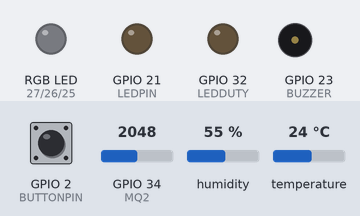
Recording of a sketch running on a simulated ESP32. On the bench: an RGB LED mixed from three pins (HIGH = lit), output pins drawn as LEDs (lit = HIGH), buzzer (waves = sounding, pin HIGH). The inputs (shaded band) are chosen by the test bench; at power-on: GPIO 2 (BUTTONPIN) LOW, GPIO 34 (MQ2) = 2048, humidity 55 %, temperature 24 °C. WiFi joins after 1.5 s; servers stay silent unless stated; no MQTT or app messages arrive unless stated; what the sketch prints to the serial monitor is not drawn.

Above: at 2.7 s.
2.8 s: GPIO 2 (BUTTONPIN) pulled HIGH for 0.15 s
At 3.3 s:
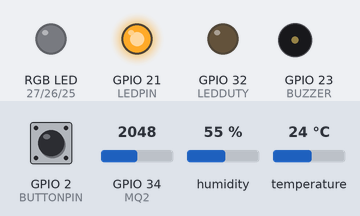
11.5 s: GPIO 2 (BUTTONPIN) pulled HIGH for 1 s
At 12.3 s:
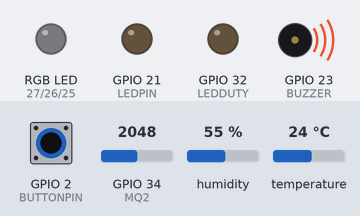
17.0 s: GPIO 2 (BUTTONPIN) pulled HIGH for 3.2 s
At 17.7 s:
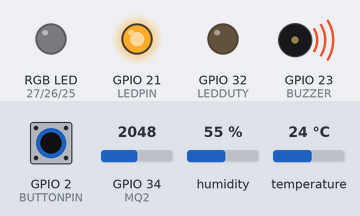
Timing chart, 0 to 20.0 s (numbered marks = the images above; inputs shaded):
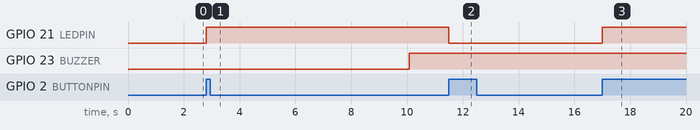

Measured:
- after the input at 2.8 s, GPIO 21 (LEDPIN): LOW → HIGH at once
- after the input at 11.5 s, GPIO 21 (LEDPIN): HIGH → LOW at once
- after the input at 17.0 s, GPIO 21 (LEDPIN): LOW → HIGH at once

The sketch:

IoT_Project20212_full.ino
```cpp
#include <ArduinoJson.h>
#include <WiFi.h>
#include <PubSubClient.h>
#include "DHT.h"

// Pins of devices
#define MQ2         34
#define DHTPIN      5
#define BUZZER      23
#define LEDR        27
#define LEDG        26
#define LEDB        25
#define BUTTONPIN   2
#define LEDPIN      21
#define LEDDUTY     32

// RGB channels
#define R_CHANNEL   0
#define G_CHANNEL   1
#define B_CHANNEL   2

// Light intensity channel
#define LED_CHANNEL 3

// DHT type
#define DHTTYPE     DHT11

// ID of devices
#define TEMP_ID     "62cf9d5113ae1b0adf7d315c"
#define LIGHT_ID    "62d7cf1c183313692da06c11"
#define HUMID_ID    "62bd09aa3e5f8e5cc2c584af"
#define GAS_ID      "62c5b71e8b3f52c4d5dabb34"
#define BUZZER_ID   "62d7d0a6183313692da06d0b"
#define RGB_ID      "62bd097e3e5f8e5cc2c5849b"
#define DUTY_ID     "62d7cf26183313692da06c1c"

// Wifi Info
const char* ssid = "iPhone của Macbook";
const char* password = "Nghia121200";

// MQTT Broker
const char* mqttServer = "broker.hivemq.com";

WiFiClient wifiClient;
PubSubClient mqttClient(wifiClient);
DHT dht(DHTPIN, DHTTYPE);

int buttonState = 0;
int lastButtonState = 0;
bool isLightOn = false;
int sensorValue = 0;
long lastMsg = 0;

void setup() {
  Serial.begin(9600);
  setup_wifi();
  mqttClient.setServer(mqttServer, 1883);
  mqttClient.setCallback(subscribeReceive);

  pinMode(LEDPIN, OUTPUT);
  ledcSetup(LED_CHANNEL, 5000, 13);
  ledcAttachPin(LEDDUTY, LED_CHANNEL);
  ledcAttachPin(LEDR, R_CHANNEL);
  ledcAttachPin(LEDG, G_CHANNEL);
  ledcAttachPin(LEDB, B_CHANNEL);

  ledcSetup(R_CHANNEL, 5000, 8);
  ledcSetup(G_CHANNEL, 5000, 8);
  ledcSetup(B_CHANNEL, 5000, 8);

  pinMode(BUTTONPIN, INPUT);
  pinMode(MQ2, INPUT);
  pinMode(BUZZER, OUTPUT);

  dht.begin();
}

void loop() {
  if (!mqttClient.connected()) {
    setup_mqtt();
  }

  mqttClient.loop();
  handleLightButton();

  // Get temperatue, humidity, gas value every 10 seconds
  long now = millis();
  if (now - lastMsg > 10000) {
    lastMsg = now;
    getDHTData();
    getGasData();
  }
}

void setup_wifi() {
  WiFi.begin(ssid, password);
  while (WiFi.status() != WL_CONNECTED) {
    delay(500);
    Serial.print(".");
  }

  Serial.print("Connected to Wifi: ");
  Serial.print(WiFi.localIP());
  Serial.println();
}

void setup_mqtt() {
  if (mqttClient.connect("control")) {
    Serial.println("Connected to MQTT");
    mqttClient.subscribe("/control_IOT");
    mqttClient.setCallback(subscribeReceive);
  } else {
    Serial.println("MQTT connection failed.");
  }
}

// Handle JSON payload sent from subscribed topic
void subscribeReceive(char* topic, byte* payload, unsigned int length) {
  Serial.print("Topic: ");
  Serial.print(topic);
  char str[length + 1];

  Serial.print("\nMessage arrived: ");

  int i = 0;
  for (i = 0; i < length; i++) {
    Serial.print((char)payload[i]);
    str[i] = (char)payload[i];
  }
  str[i] = 0; // Null termination

  Serial.println();

  StaticJsonDocument <256> doc;
  deserializeJson(doc, payload);

  const char* deviceID = doc["deviceId"];

  if (strcmp(deviceID, LIGHT_ID) == 0) {
    bool lightStatus = doc["control"]["status"];
    Serial.println(lightStatus);
    handleLight(lightStatus);
  }
  else if (strcmp(deviceID, BUZZER_ID) == 0) {
    bool buzzerStatus = doc["control"]["control"]["status"];
    handleBuzzer(buzzerStatus);
  }
  else if (strcmp(deviceID, RGB_ID) == 0) {
    const char* mode = doc["control"]["mode"];
    int intensity = doc["control"]["intensity"];
    bool rgbStatus = doc["control"]["status"];

    if (!rgbStatus) {
      RGB_Color(0, 0, 0);
    } else {
      if (intensity == 1) {
        RGB_Handle(mode);
      }
      else if (intensity == 2) {
        for (int i = 0; i < 4; i++) {
          RGB_Color(0, 0, 0);
          delay(500);
          RGB_Handle(mode);
          delay(500);
        }
      }
      else if (intensity == 3) {
        int cnt = 800;
        for (int i = 0; i < 3; i++) {
          RGB_Color(255, 0, 0);
          delay(cnt);
          RGB_Color(255, 127, 0);
          delay(cnt);
          RGB_Color(255, 255, 0);
          delay(cnt);
          RGB_Color(0, 255, 0);
          delay(cnt);
          RGB_Color(0, 0, 255);
          delay(cnt);
          RGB_Color(75, 0, 130);
          delay(cnt);
          RGB_Color(48, 0, 211);
          delay(cnt);
          RGB_Color(0, 0, 0);
          delay(500);
          RGB_Handle(mode);
          cnt /= 2;
        }
      }
    }
  }
  else if (strcmp(deviceID, DUTY_ID) == 0) {
    bool dutyStatus = doc["control"]["status"];
    int speed = doc["control"]["speed"];

    if (!dutyStatus)
      pwm_set_duty(0);
    else
      pwm_set_duty(speed);
  }
}

void getDHTData() {
  float h = dht.readHumidity();
  float t = dht.readTemperature();
  float f = dht.readTemperature(true);

  if (isnan(h) || isnan(t) || isnan(f)) {
    Serial.println(F("Failed to read from DHT sensor!"));
    return;
  } else {
    float hif = dht.computeHeatIndex(f, h);
    float hic = dht.computeHeatIndex(t, h, false);

    Serial.print(F("Humidity: "));
    Serial.print(h);
    Serial.print(F("%  Temperature: "));
    Serial.print(t);
    Serial.print(F("°C "));
    Serial.print(f);
    Serial.print(F("°F  Heat index: "));
    Serial.print(hic);
    Serial.print(F("°C "));
    Serial.print(hif);
    Serial.println(F("°F"));

    String temperature = String(t);
    String humidity = String(h);

    StaticJsonDocument<256> doc, doc1;
    doc["deviceId"] = TEMP_ID;
    doc["value"] = temperature;
    doc1["deviceId"] = HUMID_ID;
    doc1["value"] = humidity;

    publishToMQTT(doc);
    publishToMQTT(doc1);
  }
}

void getGasData() {
  sensorValue = analogRead(MQ2);
  String gasValue = String(sensorValue);
  Serial.print("Gas value: ");
  Serial.print(sensorValue);
  Serial.println();

  StaticJsonDocument<256> doc;
  doc["deviceId"] = GAS_ID;
  doc["value"] = gasValue;

  publishToMQTT(doc);

  if (sensorValue > 1000) {
    Serial.print("HIGH GAS INTENSITY!!!!\n");
    digitalWrite(BUZZER, HIGH);

    StaticJsonDocument<256> doc;
    doc["deviceId"] = BUZZER_ID;
    doc["control"]["state"] = true;

    //publishToMQTT(doc);
//      char out[128];
//    serializeJson(doc, out);
//    mqttClient.publish("/control_IOT", out);
  }
}

void handleLight(bool lightStatus) {
  if (lightStatus) {
    turnLightOn();
  }
  else {
    turnLightOff();
  }
}

void handleLightButton() {
  buttonState = digitalRead(BUTTONPIN);

  if (buttonState != lastButtonState) {
    if (buttonState == HIGH) {
      if (isLightOn) {
        turnLightOff();
      } else {
        turnLightOn();
      }
    }

    // Delay to avoid button bouncing
    delay(100);
  }

  lastButtonState = buttonState;
}

void handleBuzzer(bool buzzerStatus) {
  if (!buzzerStatus) {
    digitalWrite(BUZZER, LOW);

    StaticJsonDocument<256> doc;
    doc["deviceId"] = BUZZER_ID;
    doc["control"]["status"] = false;

    publishToMQTT(doc);
  }
}

void turnLightOn() {
  digitalWrite(LEDPIN, HIGH);
  isLightOn = true;

  StaticJsonDocument<256> doc;
  doc["deviceId"] = LIGHT_ID;
  doc["control"]["status"] = true;

  publishToMQTT(doc);
}

void turnLightOff() {
  digitalWrite(LEDPIN, LOW);
  isLightOn = false;

  StaticJsonDocument<256> doc;
  doc["deviceId"] = LIGHT_ID;
  doc["control"]["status"] = false;

  publishToMQTT(doc);
}

static long map(int x, int in_min, int in_max, int out_min, long out_max) {
  return (x - in_min) * (out_max - out_min) / (in_max - in_min) + out_min;
}

void pwm_set_duty(int duty)
{
  int new_duty = map(duty, 0, 100, 0, 8192);
  ledcWrite(LED_CHANNEL, duty);
}

void RGB_Color(int r, int g, int b)
{
  ledcWrite(R_CHANNEL, r);
  ledcWrite(G_CHANNEL, g);
  ledcWrite(B_CHANNEL, b);
}

void RGB_Handle(const char* rgb)
{
  char val[3] = {0, 0, 0};
  int r, g, b;
  char* s;
  val[0] = *(rgb + 1);
  val[1] = *(rgb + 2);
  r = strtol(val, &s, 16);

  val[0] = *(rgb + 3);
  val[1] = *(rgb + 4);
  g = strtol(val, &s, 16);

  val[0] = *(rgb + 5);
  val[1] = *(rgb + 6);
  b = strtol(val, &s, 16);

  printf("red = %d, green = %d, blue = %d", r, g, b);
  RGB_Color(r, g, b);
}

void publishToMQTT(StaticJsonDocument<256> doc) {
  char out[128];
  serializeJson(doc, out);
  mqttClient.publish("datatest1", out);
}
```
